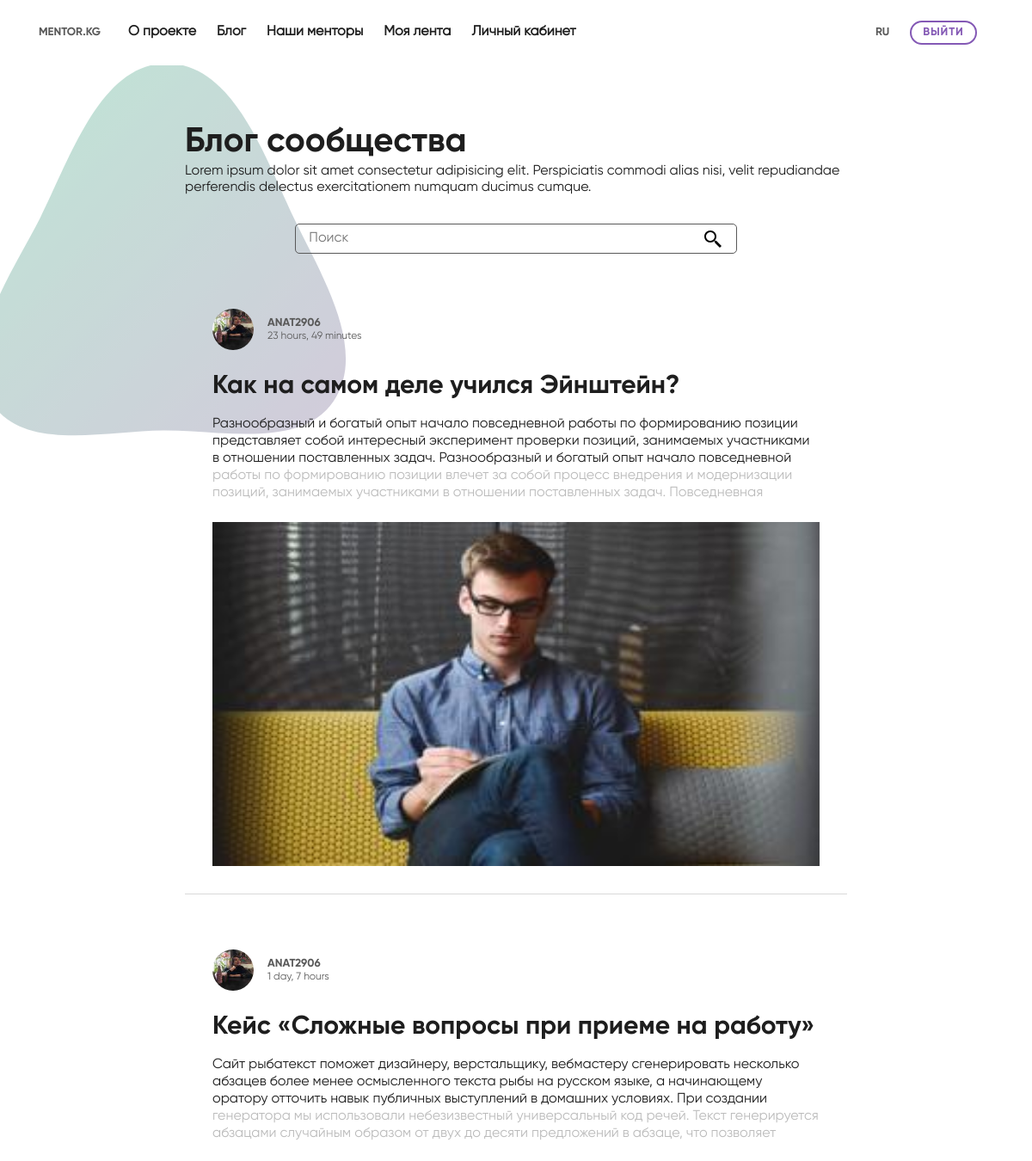
/blog/list/ (signed in, upper part), run on an earlier commit of the app's database.
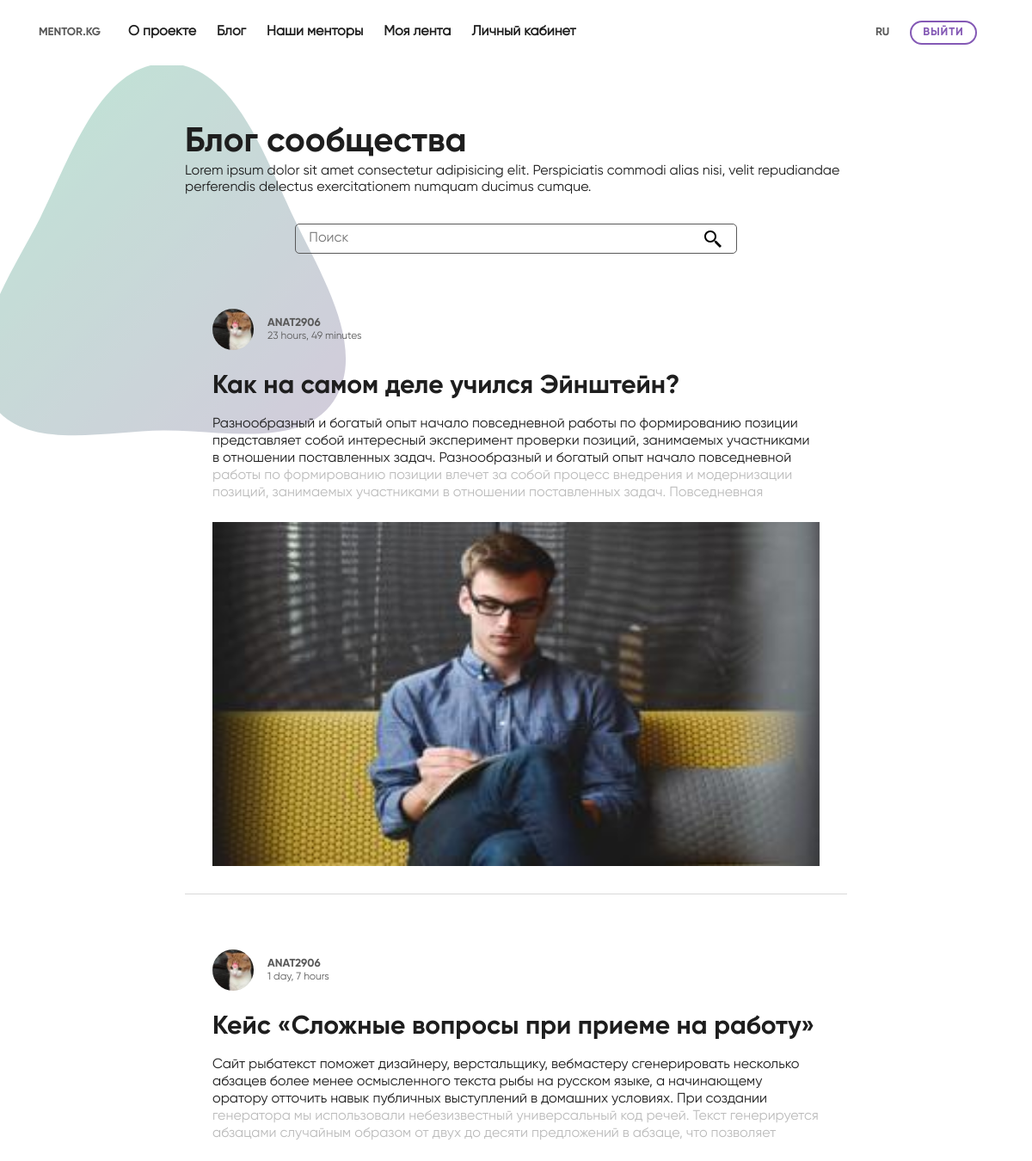
And on a later commit of the database.
### blog/models.py (models this page shows, shortened)
class Blog(models.Model):
    user = models.ForeignKey(User, on_delete=models.CASCADE)
    title = models.CharField(max_length=100)
    content = models.TextField()
    updated = models.DateTimeField(auto_now=True)
    timestamp = models.DateTimeField(auto_now_add=True)

class BlogImage(models.Model):
    image = models.ImageField(null=True, blank=True, upload_to='blog_images')
    blog = models.ForeignKey(Blog, on_delete=models.CASCADE)

### accounts/models.py (models this page shows, shortened)
class UserProfile(models.Model):
    user = models.OneToOneField(settings.AUTH_USER_MODEL, related_name='profile', on_delete=models.CASCADE)
    image = models.ImageField(default='default.svg', upload_to='profile_pics')
    following = models.ManyToManyField(settings.AUTH_USER_MODEL, blank=True, related_name='followed_by')
    objects = UserProfileManager()
    def get_following(self):
        users = self.following.all()
        return users.exclude(username=self.user.username)

### blog/views.py (the view)
# urls.py: path('list/', UserBlogListView.as_view(), name='user_blog_list'),
class UserBlogListView(LoginRequiredMixin, ListView):
    model = Blog
    template_name = "blog/user_blog_list.html"
    def get_queryset(self, *args, **kwargs):
        me_following = self.request.user.profile.get_following()
        qs1 = Blog.objects.filter(user__in=me_following)
        qs2 = Blog.objects.filter(user=self.request.user)
        qs = (qs1 | qs2).distinct().order_by("-timestamp")
        query = self.request.GET.get("q", None)
        if query is not None:
            qs = qs.filter(
                Q(title__icontains=query) |
                Q(content__icontains=query) |
                Q(user__username__icontains=query)
                           )
        return qs

### blog/templates/blog/user_blog_list.html (shortened to what this page needs)
{% extends "base.html" %}
{% block content %}
<main class="main">
  <div class="background-blobs">
    <section>
      <div class="container col-lg-8 col-md-10 col-sm-12" id="blog__blog-cards">
        <h2 class="font-title">Блог сообщества</h2>
        <p class="font-text">
          Lorem ipsum dolor sit amet consectetur adipisicing elit. Perspiciatis
          commodi alias nisi, velit repudiandae perferendis delectus
          exercitationem numquam ducimus cumque.
        </p>
        <form
          method="GET"
          id="blog__search-form"
          action="{% url 'blog:list' %}"
        >
          <div class="searchbox col-lg-8 col-md-8 col-sm-12">
            <input
              type="text"
              class="searchbox__input font-text"
              placeholder="Поиск"
              name="q"
              value="{{ request.GET.q }}"
            />
            <input type="submit" class="searchbox__icon" value="" />
          </div>
        </form>
        {% for object in object_list %}
        <div class="blog-card">
          <div class="blog-card__blog-card-header">
            <img
              class="blog-card__blog-card-header__avatar"
              src="{{ object.user.profile.image.url }}"
            />
            <div class="blog_card__blog-card-header__username">
              <h4 class="font-subtitle">
                <a href="#">{{ object.user.username }}</a>
              </h4>
              <p class="font-text-sm"> {{ object.timestamp | timesince }}</p>
            </div>
          </div>
          <div class="blog-card__blog-card-body">
            <h4 class="font-title-sm">
              <a href="{% url 'blog:detail' object.id %}">{{ object.title }}</a>
            </h4>
            <p class="font-text blog-card__blog-card-body_text">{{ object.content }}</p>
            <img
              class="blog-card__blog-card-body__img"
              src="{{ object.blogimage_set.first.image.url }}"
            />
          </div>
        </div>
        {% empty %} {% if request.GET.q %}
        <p>No posts found</p>
        {% else %}
        <p>No posts.</p>
        {% endif %} {% endfor %}
      </div>
    </section>
  </div>
</main>
{% endblock content %}

### templates/base.html (shortened to what this page needs)
{% load static %}
<html lang="en">
  <head>
    <link
      rel="stylesheet"
      type="text/css"
      href="{% static 'css/style.css' %}"
    />
    <link
      rel="stylesheet"
      type="text/css"
      href="{% static 'css/bootstrap-grid.css' %}"
    />
    <link
      rel="stylesheet"
      type="text/css"
      href="//cdn.jsdelivr.net/gh/kenwheeler/slick@1.8.1/slick/slick.css"
    />
    <link
      rel="stylesheet"
      type="text/css"
      href="//cdn.jsdelivr.net/gh/kenwheeler/slick@1.8.1/slick/slick-theme.css"
    />
  </head>
  <body>
    <header class="header">
      <div class="container">
        <div class="header-upper">
          <div class="header-upper-wrapper">
            <div class="header__header-upper__logo">
              <h2 class="font-subtitle">
                <a href="{% url 'home' %}">Mentor.kg</a>
              </h2>
            </div>
            <ul class="header__header-upper__nav">
              {% if user.is_authenticated %}
              <li class="header__header-upper__nav__nav-item font-link">
                <a href="{% url 'about' %}">О проекте</a>
              </li>
              <li class="header__header-upper__nav__nav-item font-link">
                <a href="{% url 'blog:user_blog_list' %}">Блог</a>
              </li>
              <li class="header__header-upper__nav__nav-item font-link">
                <a href="./mentors.html">Наши менторы</a>
              </li>
              <li class="header__header-upper__nav__nav-item font-link">
                <a href="{% url 'profiles:profile' %}">Моя лента</a>
              </li>
              <li class="header__header-upper__nav__nav-item font-link">
                <a href="{% url 'profiles:profile' %}">Личный кабинет</a>
              </li>
              {% endif %}
            </ul>
          </div>
          <div class="header-upper-wrapper">
            <ul class="header__header-upper__navbar__lang">
              <li
                class="header__header-upper__navbar__lang__lang-option font-subtitle"
              >
                RU
              </li>
            </ul>
            {% if user.is_authenticated %}
            <div
              id="btn-login"
              class="header__header-upper__navbar__btn btn btn-white"
            >
              <a href="{% url 'profiles:logout' %}">Выйти</a>
            </div>
            {% endif %}
          </div>
        </div>
      </div>
    </header>
    {% block content %}{% endblock content %}
  </body>
</html>

What changed in the data, as far as the page shows it:
changed through a linked row, Blog "Как на самом деле учился Эйнштейн?": user.profile.image: a different picture
changed through a linked row, Blog "Кейс «Сложные вопросы при приеме на работу»": user.profile.image: a different picture
